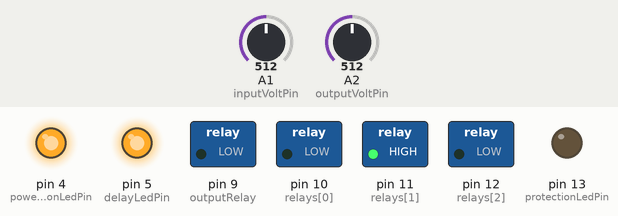
A program run on a simulated Arduino Pro Mini, built with avr-gcc and run on an emulated ATmega328P. Shown: switched loads named in the program (green lamp = pin HIGH), output pins drawn as LEDs (lit = HIGH). The test bench sets the inputs (shaded band); at power-on: A1 (inputVoltPin) = 512, A2 (outputVoltPin) = 512.

Above: at 0.2 s.
At 10.3 s:
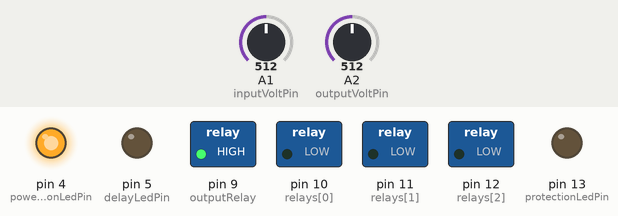
Timing chart, 0 to 11.8 s (numbered marks = the images above):
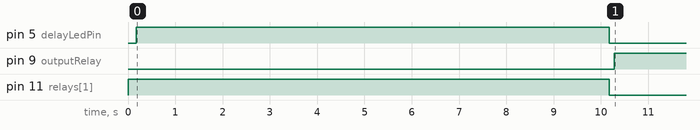

Measured:
- by itself, pin 5 (delayLedPin): LOW → HIGH at 0.17 s, → LOW 10.0 s later
- by itself, pin 9 (outputRelay): LOW → HIGH at 10.3 s
- by itself, pin 11 (relays[1]): HIGH → LOW at 10.2 s

The program:

main.cpp
```cpp
#include <Arduino.h>

constexpr uint8_t inputVoltPin = A1;
constexpr uint8_t outputVoltPin = A2;
constexpr uint8_t delayButtonPin = A0;
constexpr uint8_t delayLedPin = 5;
constexpr uint8_t powerGridConnectionLedPin = 4;
constexpr uint8_t protectionLedPin = 13;

constexpr uint8_t relays[3] = { 10, 11, 12 };
constexpr uint8_t outputRelay = 9;
constexpr uint8_t modesMap[6] = { 0, 1, 4, 5, 2, 3 };

constexpr unsigned long delayTimeout = 10000;
constexpr int jumpProtectionBoundary = 3;
// constexpr int outputProtectionBottom = 212;
constexpr int outputProtectionTop = 248;
constexpr int relaySwitchDelay = 50;

static uint8_t relayMode;


int readVoltage(uint8_t pin);
void setRelayMode(uint8_t mode);
void toggleOutputRelay(uint8_t state);
bool isOutputVoltageSafe();
bool delayButtonPseudoDigitalRead();

void setup()
{
    for (int i = 0; i < 3; ++i) pinMode(relays[i], OUTPUT);
    pinMode(outputRelay, OUTPUT);
    pinMode(protectionLedPin, OUTPUT);
    pinMode(delayLedPin, OUTPUT);

    pinMode(powerGridConnectionLedPin, OUTPUT);
    digitalWrite(powerGridConnectionLedPin, HIGH);

    setRelayMode(4);
}

void loop()
{
    static bool isOutputAllowed = false;

    int inputVoltage = readVoltage(inputVoltPin);
    int outputVoltage = readVoltage(outputVoltPin);

    if (inputVoltage < 259)
    {
        if (!isOutputAllowed && delayButtonPseudoDigitalRead())
        {
            digitalWrite(delayLedPin, HIGH);
            delay(delayTimeout);
            digitalWrite(delayLedPin, LOW);
        }

        if (outputVoltage > 240 + jumpProtectionBoundary ||
            outputVoltage < 220 - jumpProtectionBoundary)
        {
            inputVoltage -= 140;
            setRelayMode((inputVoltage < 0 ? 0 : inputVoltage) / 20);
        }

        isOutputAllowed = isOutputVoltageSafe();
    }
    else isOutputAllowed = false;

    toggleOutputRelay(isOutputAllowed);
    digitalWrite(protectionLedPin, !isOutputAllowed);
}

// using this because button signal is around 2.2V
// it's not recognised as HIGH with digitalRead()
bool delayButtonPseudoDigitalRead()
{
    return analogRead(delayButtonPin) > 350;
}

void relaysDigitalWrite(uint8_t* targetPositions, bool (*predicate)(uint8_t))
{
    static constexpr uint8_t relayPriority[3] = { 1, 0, 2 };
    for (uint8_t i : relayPriority)
        if (predicate(targetPositions[i]) && digitalRead(relays[i]) != targetPositions[i])
        {
            digitalWrite(relays[i], targetPositions[i]);
            delay(relaySwitchDelay);
        }
}

void setRelayMode(uint8_t mode)
{
    relayMode = mode;

    uint8_t targetPositions[3];
    mode = modesMap[mode];
    for (int i = 2; i > -1; --i, mode >>= 1)
        targetPositions[i] = mode & 1;

    relaysDigitalWrite(targetPositions, [](uint8_t pos) { return pos == 1; });
    relaysDigitalWrite(targetPositions, [](uint8_t pos) { return pos == 0; });
}

void toggleOutputRelay(uint8_t state)
{
    digitalWrite(outputRelay, state);
    delay(relaySwitchDelay);
}

bool isOutputVoltageSafe()
{
    int outputVoltage = readVoltage(outputVoltPin);
    return outputVoltage / 3 <= outputProtectionTop / 3;
}

int readVoltage(uint8_t pin)
{
    int result = 0;
    for (int j = 0; j < 3; ++j)
    {
        int amplitude = 0;
        for (int i = 0; i < 190; ++i)
        {
            int newRead = analogRead(pin);
            if (newRead > amplitude) amplitude = newRead;
        }
        result += amplitude;
    }

    return (result / 3) - (1023 / 5 * 2) - 24;
}
```
